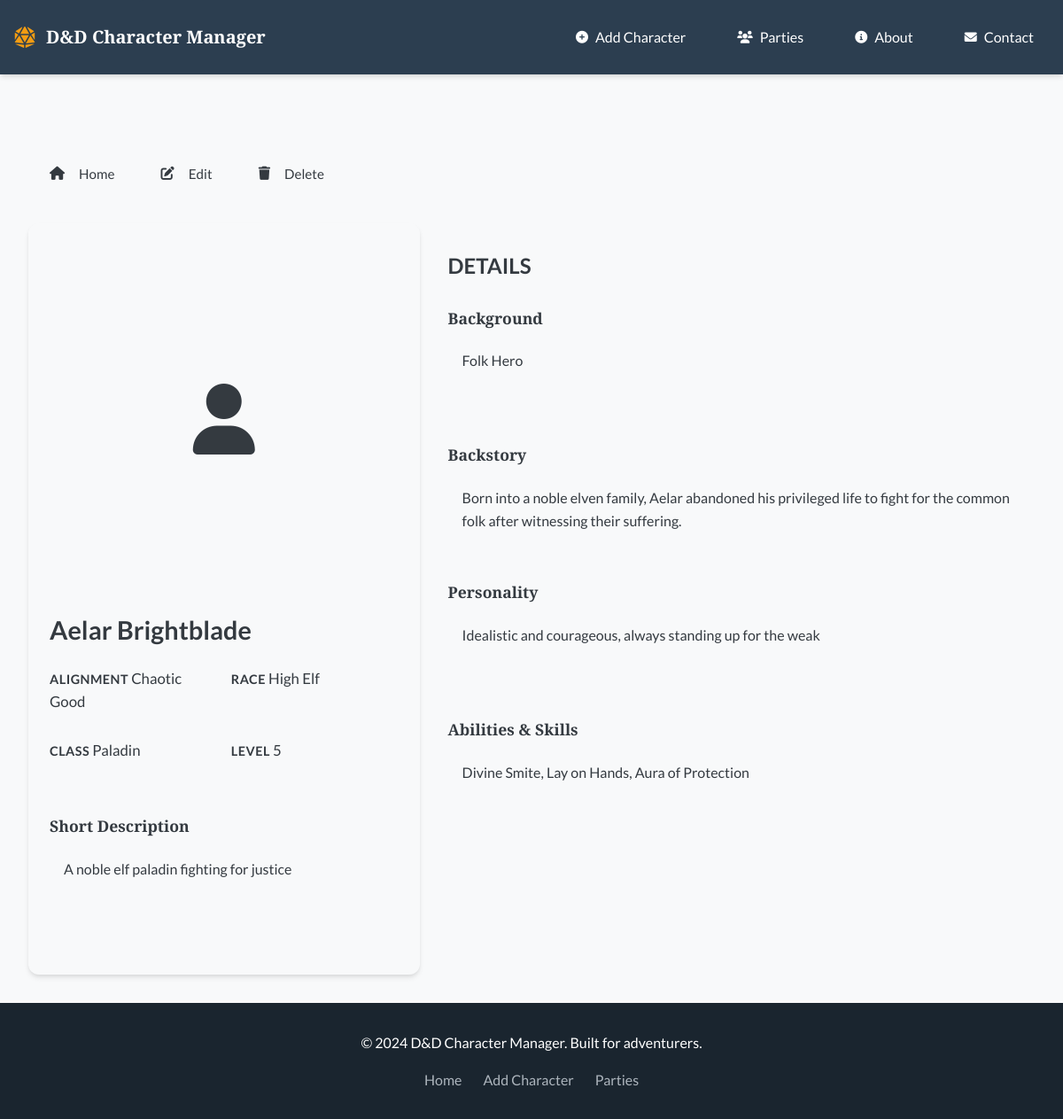
Screenshot of /character/1 with the database file from the repository.
### tables this page shows
CREATE TABLE dnd_characters (
    id INTEGER PRIMARY KEY AUTOINCREMENT,
    name TEXT NOT NULL,
    alignment TEXT,
    race TEXT,
    character_class TEXT,
    level INTEGER,
    background TEXT,
    short_description TEXT,
    backstory TEXT,
    personality TEXT,
    abilities_skills TEXT,
    image_path TEXT,
    image_alt TEXT,
    created_at TIMESTAMP DEFAULT CURRENT_TIMESTAMP
);

### app.py (the view)
    @app.route('/character/<int:character_id>')
    def character_detail(character_id):
        db = get_db()
        character_row = db.execute('SELECT * FROM dnd_characters WHERE id = ?', (character_id,)).fetchone()
        if character_row is None:
            return "Character not Found", 404
        character = dict(character_row)
        party_info = db.execute('''
            SELECT p.* FROM parties p
            JOIN character_parties cp ON p.id = cp.party_id
            WHERE cp.character_id = ?
        ''', (character_id,)).fetchall()
        character_context = {
            'id': character['id'],
            'name': character['name'],
            'alignment': character.get('alignment', ''),
            'race': character.get('race', ''),
            'character_class': character.get('character_class', ''),
            'level': character.get('level', 1),
            'background': character.get('background', ''),
            'short_description': character.get('short_description', ''),
            'backstory': character.get('backstory', ''),
            'personality': character.get('personality', ''),
            'abilities_skills': character.get('abilities_skills', ''),
            'image_path': character.get('image_path', 'images/about.webp'),
            'image_alt': character.get('image_alt', f"Portrait of {character['name']}")
        }
        return render_template('character_detail.html', character=character_context, parties=party_info, active_page='character_detail')

### db.py (called while the page is built)
def get_db():
    if 'db' not in g:
        database_path = current_app.config['DATABASE']
        g.db = sqlite3.connect(database_path)
        g.db.row_factory = sqlite3.Row
    return g.db

### templates/character_detail.html (shortened to what this page needs)
{% extends "base.html" %}
{% block extra_css %}
<link rel="stylesheet" href="{{ url_for('static', filename='css/pages/character-detail.css') }}">
{% endblock %}
{% block content %}
<main class="character-detail-container" role="main">
    <header class="character-actions">
        <nav aria-label="Character actions">
            <a href="{{ url_for('index') }}" class="btn btn-home" aria-label="Return to home page">
                <i class="fas fa-home" aria-hidden="true"></i> Home
            </a>
            <a href="{{ url_for('edit_character', character_id=character.id) }}" class="btn btn-edit" aria-label="Edit {{ character.name }}">
                <i class="fas fa-edit" aria-hidden="true"></i> Edit
            </a>
            <form action="{{ url_for('delete_character', character_id=character.id) }}" method="post" class="delete-form">
                <button type="submit" class="btn btn-delete" aria-label="Delete {{ character.name }}">
                    <i class="fas fa-trash" aria-hidden="true"></i> Delete
                </button>
            </form>
        </nav>
    </header>
    <div class="character-layout">
        <section class="character-card" aria-labelledby="character-name">
            <div class="character-image-container">
            </div>
            <h1 id="character-name" class="character-name">{{ character.name }}</h1>
            <div class="character-meta">
                <div class="meta-item">
                    <span class="meta-label">Alignment</span>
                    <span class="meta-value">{{ character.alignment or '—' }}</span>
                </div>
                <div class="meta-item">
                    <span class="meta-label">Race</span>
                    <span class="meta-value">{{ character.race or '—' }}</span>
                </div>
                <div class="meta-item">
                    <span class="meta-label">Class</span>
                    <span class="meta-value">{{ character.character_class or '—' }}</span>
                </div>
                <div class="meta-item">
                    <span class="meta-label">Level</span>
                    <span class="meta-value">{{ character.level or '—' }}</span>
                </div>
            </div>
            {% if character.short_description %}
            <div class="detail-item">
                <h2 class="detail-label">Short Description</h2>
                <div class="detail-content">
                    <p>{{ character.short_description }}</p>
                </div>
            </div>
            {% endif %}
        </section>
        <section class="character-details" aria-labelledby="details-heading">
            <div class="details-section">
                <h2 id="details-heading">DETAILS</h2>
                {% if character.background %}
                <div class="detail-item">
                    <h3 class="detail-label">Background</h3>
                    <div class="detail-content">
                        <p>{{ character.background }}</p>
                    </div>
                </div>
                {% endif %}
                {% if character.backstory %}
                <div class="detail-item">
                    <h3 class="detail-label">Backstory</h3>
                    <div class="detail-content">
                        <p>{{ character.backstory }}</p>
                    </div>
                </div>
                {% endif %}
                {% if character.personality %}
                <div class="detail-item">
                    <h3 class="detail-label">Personality</h3>
                    <div class="detail-content">
                        <p>{{ character.personality }}</p>
                    </div>
                </div>
                {% endif %}
                {% if character.abilities_skills %}
                <div class="detail-item">
                    <h3 class="detail-label">Abilities & Skills</h3>
                    <div class="detail-content">
                        <p>{{ character.abilities_skills }}</p>
                    </div>
                </div>
                {% endif %}
            </div>
        </section>
    </div>
</main>
{% endblock %}

### templates/base.html (shortened to what this page needs)
<!DOCTYPE html>
<html lang="en">
<head>
    <link rel="stylesheet" href="https://cdnjs.cloudflare.com/ajax/libs/font-awesome/6.0.0-beta3/css/all.min.css">
    <link rel="stylesheet" href="{{ url_for('static', filename='css/styles.css') }}">
    {% block extra_css %}{% endblock %}
</head>
<body>
    <header class="header" role="banner">
        <div class="header-content">
            <div class="logo">
                <a href="{{ url_for('index') }}" class="logo-link" aria-label="Home page">
                    <i class="fas fa-dice-d20"></i>
                    <span class="logo-text">D&D Character Manager</span>
                </a>
            </div>
            {% set current_page = active_page | default('') %}
            <nav id="primary-navigation" class="nav-links" aria-label="Main navigation">
                <a href="{{ url_for('add_character') }}" class="btn-link{% if current_page == 'add_character' %} active{% endif %}" {% if current_page == 'add_character' %}aria-current="page"{% endif %}>
                    <i class="fas fa-plus-circle"></i>
                    <span>Add Character</span>
                </a>
                <a href="{{ url_for('parties') }}" class="btn-link{% if current_page == 'parties' %} active{% endif %}" {% if current_page == 'parties' %}aria-current="page"{% endif %}>
                    <i class="fas fa-users"></i>
                    <span>Parties</span>
                </a>
                <a href="{{ url_for('about') }}" class="btn-link{% if current_page == 'about' %} active{% endif %}" {% if current_page == 'about' %}aria-current="page"{% endif %}>
                    <i class="fas fa-info-circle"></i>
                    <span>About</span>
                </a>
                <a href="{{ url_for('contact') }}" class="btn-link{% if current_page == 'contact' %} active{% endif %}" {% if current_page == 'contact' %}aria-current="page"{% endif %}>
                    <i class="fas fa-envelope"></i>
                    <span>Contact</span>
                </a>
            </nav>
        </div>
    </header>
    <main id="main-content" class="main-content" role="main">
        {% block content %}{% endblock %}
    </main>
    <footer class="footer" role="contentinfo">
        <div class="footer-content">
            <p>&copy; 2024 D&D Character Manager. Built for adventurers.</p>
            <nav class="footer-nav" aria-label="Footer navigation">
                <a href="{{ url_for('index') }}">Home</a>
                <a href="{{ url_for('add_character') }}">Add Character</a>
                <a href="{{ url_for('parties') }}">Parties</a>
            </nav>
        </div>
    </footer>
</body>
</html>

### static/css/pages/character-detail.css (style rules this page uses)
.character-detail-container { max-width: 1200px; margin: 0 auto; padding: 2rem; }
.character-layout { display: grid; grid-template-columns: 1fr 1.5fr; gap: 2rem; margin-top: 2rem; }
.character-card { background: var(--color-white); border-radius: var(--radius-lg); box-shadow: var(--shadow-md); padding: 1.5rem; height: fit-content; }
.character-image-container { width: 100%; aspect-ratio: 1; background-color: var(--color-gray-100); border-radius: var(--radius-md); overflow: hidden; margin-bottom: 1.5rem; position: relative; }
.character-name { color: var(--color-gray-900); margin: 0 0 1.5rem 0; font-size: 1.8rem; font-weight: 600; font-family: var(--font-heading); line-height: 1.2; }
.character-meta { display: grid; grid-template-columns: repeat(2, 1fr); gap: 1rem; margin-bottom: 1.5rem; padding-bottom: 1.5rem; border-bottom: 1px solid var(--color-gray-200); }
.meta-item { margin-bottom: 0.75rem; }
.meta-label { font-weight: 600; color: var(--color-gray-600); font-size: 0.9rem; text-transform: uppercase; letter-spacing: 0.5px; margin-bottom: 0.25rem; font-family: var(--font-body); }
.meta-value { color: var(--color-gray-900); font-size: 1.05rem; font-weight: 500; }
.details-section { margin-top: 2rem; }
.details-section h2 { color: var(--color-gray-900); border-bottom: 2px solid var(--color-gray-300); padding-bottom: 0.5rem; margin: 0 0 1.5rem 0; font-size: 1.5rem; font-weight: 600; font-family: var(--font-heading); }
.detail-item { margin-bottom: 1.5rem; }
.detail-label { font-weight: 600; color: var(--color-gray-800); margin-bottom: 0.5rem; display: block; font-size: 1.1rem; }
.detail-content { background: var(--color-gray-50); padding: 1rem; border-radius: var(--radius-sm); line-height: 1.6; color: var(--color-gray-900); min-height: 100px; border: 1px solid var(--color-gray-200); }
.character-actions { display: flex; gap: 1rem; margin-top: 2rem; padding-top: 1.5rem; border-top: 1px solid var(--color-gray-200); flex-wrap: wrap; }
.btn { display: inline-flex; align-items: center; justify-content: center; padding: 0.75rem 1.5rem; border-radius: var(--radius-sm); text-decoration: none; font-weight: 500; font-size: 0.95rem; transition: all 0.2s ease; cursor: pointer; border: 1px solid transparent; font-family: var(--font-body); position: relative; overflow: hidden; }
.btn i { margin-right: 0.5rem; }
.btn-home { background-color: var(--color-gray-100); color: var(--color-gray-800); border: 1px solid var(--color-gray-300); }
.btn-edit { background-color: var(--color-primary); color: var(--color-white); }
.btn-delete { background-color: var(--color-danger); color: var(--color-white); border: none; transition: all 0.3s ease; }
.delete-form { display: inline-block; margin: 0; }
.character-card, .character-details { animation: fadeIn 0.6s ease-out; }
.character-details { animation-delay: 0.2s; }

### rows the page displays
dnd_characters: name "Aelar Brightblade", alignment "Chaotic Good", race "High Elf", character_class "Paladin", level "5", short_description "A noble elf paladin fighting for justice", background "Folk Hero", backstory "Born into a noble elven family, Aelar abandoned his privileged life to fight for the common folk after witnessing their suffering.", personality "Idealistic and courageous, always standing up for the weak", abilities_skills "Divine Smite, Lay on Hands, Aura of Protection"
